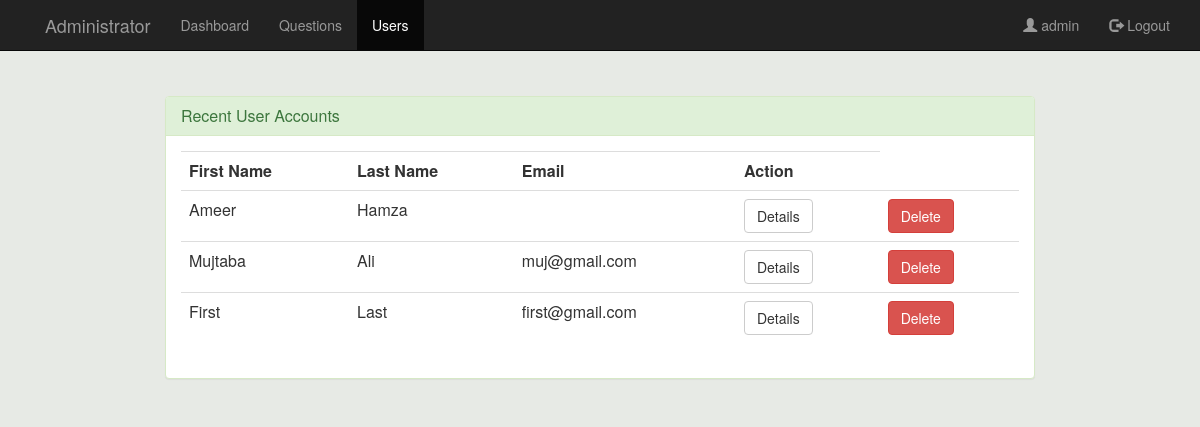
The app's page /admin/user.php (signed in) with its own data.
### tables this page shows
CREATE TABLE `tbluser` (
  `user_Id` int(11) NOT NULL,
  `fname` varchar(255) DEFAULT NULL,
  `lname` varchar(255) DEFAULT NULL,
  `gender` varchar(255) DEFAULT NULL,
  `email` varchar(255) NOT NULL,
  `profile_pic` varchar(255) DEFAULT 'avatar.jpg',
  `password` varchar(255) NOT NULL
);

### admin/user.php (the view, shortened to what this page needs)
<?php
$uname=$_SESSION['uname'];
?>
<html>
<head>
	<link rel="stylesheet" type="text/css" href="../css/global.css">
	<link rel="stylesheet" type="text/css" href="../css/bootstrap.css">
	<link rel="stylesheet" type="text/css" href="../css/bootstrap.min.css">
    <link href="//netdna.bootstrapcdn.com/font-awesome/4.0.3/css/font-awesome.css" rel="stylesheet">
</head>
<body>
    <nav class="navbar navbar-inverse navbar-fixed-top">
        <div class="container">
            <div class="navbar-header page-scroll">
                <a class="navbar-brand page-scroll" href="home.php"></a>
            </div>
            <div class="navbar-header">
                <a class="navbar-brand" href="home.php">Administrator</a>
            </div>
            <div class="collapse navbar-collapse" id="bs-example-navbar-collapse-1">
                <ul class="nav navbar-nav navbar-left">
                   <li><a href="home.php"> Dashboard</a></li>
                    <li><a href="questions.php"> Questions</a></li>
                    <li  class="active"><a href="user.php"> Users</a></li>
                </ul>
              <ul class="nav navbar-nav navbar-right">
                    <li><a href="#" ><span class="glyphicon glyphicon-user"></span> <?php echo $uname;?></a></li>
                <li ><a href="logout.php"><span class="glyphicon glyphicon-log-out"></span> Logout</a></li>
                </ul>
            </div>
        </div>
    </nav>
    <div class="container" style="margin:8% auto;width:900px;">
                <div class="panel panel-success">
                <div class="panel-heading">
                    <h3 class="panel-title">Recent User Accounts</h3>
                </div>
                 <div class="panel-body">
            <table class="table table-stripped">
                                <th>First Name</th>
                                <th>Last Name</th>
                                <th>Email</th>
                                <th>Action</th>
                            <?php
                            include "../functions/db.php";
                            $sql = "SELECT * FROM tbluser  ORDER BY `user_Id`  LIMIT 100";
                            $run = $con->query($sql);
                            if($run->num_rows > 0){
                            while($row=$run->fetch_assoc())
                            {
                                $id = $row['user_Id'];
                                echo "<tr>";
                                echo "<td>".$row['fname']."</td>";
                                echo "<td>".$row['lname']."</td>";
                                echo "<td>".$row['email']."</td>";
                                 echo "<td>".
                                    "<a href='user_detail.php?user=$id' class='btn btn-default'>Details</a>"
                                    ."</td>";
                                    echo "<td>".
                                    "<a href='delete_user.php?user=$id' class='btn btn-danger'>Delete</a>"
                                    ."</td>";
                                echo "</tr>";
                            }
                            }
                            else
                            {
                                echo '<tr>No Users Data</tr>';
                            }
                            ?>
                            </table>
                     </div>
                </div>
            </div>
	</body>
</html>

### css/global.css (style rules this page uses)
body { background-color: #eee; }

### admin/user.php (style rules this page uses)
body { background-color: #e7eae5; }

### records on screen
tbluser: fname "Ameer", lname "Hamza"
tbluser: fname "Mujtaba", lname "Ali", email "muj@gmail.com"
tbluser: fname "First", lname "Last", email "first@gmail.com"

### other values on screen
$uname "admin"
